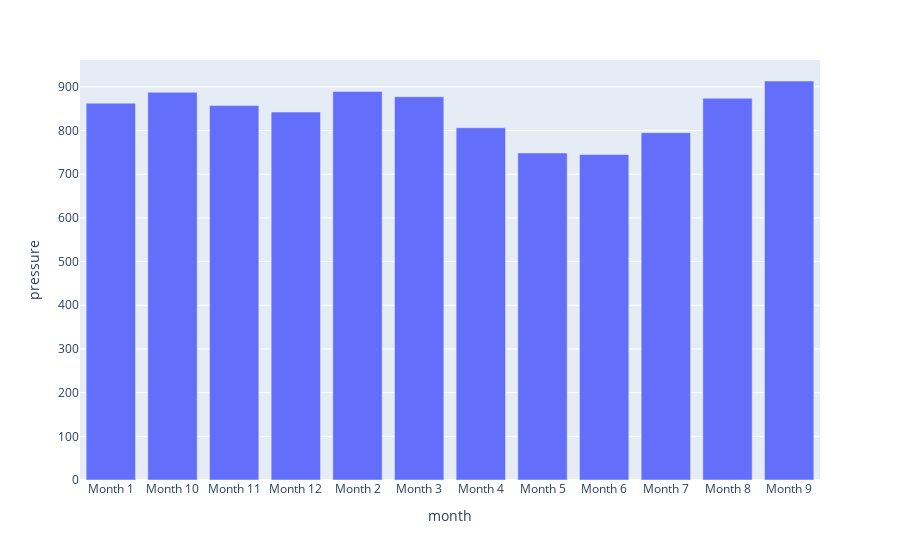

The code cell stored with this chart in its notebook:
### Code cell
# Create a bar chart of the average atmospheric pressure by month
ps_bar = px.bar(nf_avgPressure, y='pressure')
#ps_bar.update_layout(xaxis ={'categoryorder' : 'total descending'})
ps_bar.show

### Figure 1 — Plotly figure (JSON) as saved in the notebook; plotly's stock layout.template omitted (floating-point values rounded to 4 significant figures)
{"data": [{"alignmentgroup": "True", "hovertemplate": "month=%{x}<br>pressure=%{y}<extra></extra>", "legendgroup": "", "marker": {"color": "#636efa", "pattern": {"shape": ""}}, "name": "", "offsetgroup": "", "orientation": "v", "showlegend": false, "textposition": "auto", "type": "bar", "x": ["Month 1", "Month 10", "Month 11", "Month 12", "Month 2", "Month 3", "Month 4", "Month 5", "Month 6", "Month 7", "Month 8", "Month 9"], "xaxis": "x", "y": [862.5, 887.3, 857.0, 842.2, 889.5, 877.3, 806.3, 748.6, 745.1, 795.1, 873.8, 913.3], "yaxis": "y"}], "layout": {"autosize": true, "barmode": "relative", "legend": {"tracegroupgap": 0}, "margin": {"t": 60}, "xaxis": {"anchor": "y", "autorange": true, "domain": [0, 1], "range": [-0.5, 11.5], "title": {"text": "month"}, "type": "category"}, "yaxis": {"anchor": "x", "autorange": true, "domain": [0, 1], "range": [0, 961.4], "title": {"text": "pressure"}, "type": "linear"}}}
